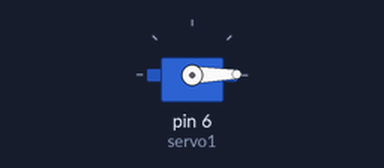
Recording of a sketch running on a simulated Arduino Uno, built with avr-gcc and run on an emulated ATmega328P. Parts: servo.

Above: at 0.05 s.
At 1.5 s:
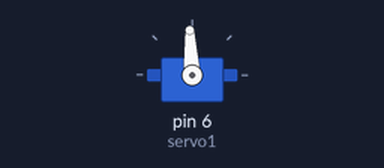
At 3.0 s:
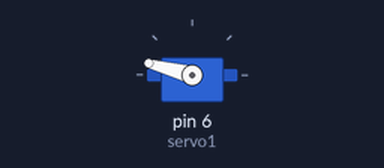
Timing chart, 0 to 6.9 s (numbered marks = the images above):
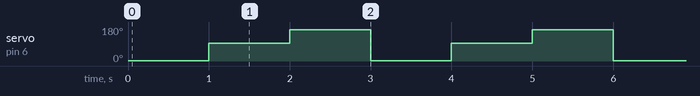

The sketch:

test_servo.ino
```cpp
#include"ServoTimer2.h"
ServoTimer2 servo1;
void setup()
{
servo1.attach(6);
}
void loop()
{                 // put your main code here, to run repeatedly:
servo1.write(550);  //min pulse width for 0 degree
delay(1000);
servo1.write(1500);  //pulse width for 90 degree
delay(1000);
servo1.write(2250);  //max pulse width for around 180 degree
delay(1000);
}
```

Measured:
- by itself, servo on pin 6 (servo1): repeats every 3.0 s: 165° 1.0 s, 1° 1.0 s, 93° 1.0 s
